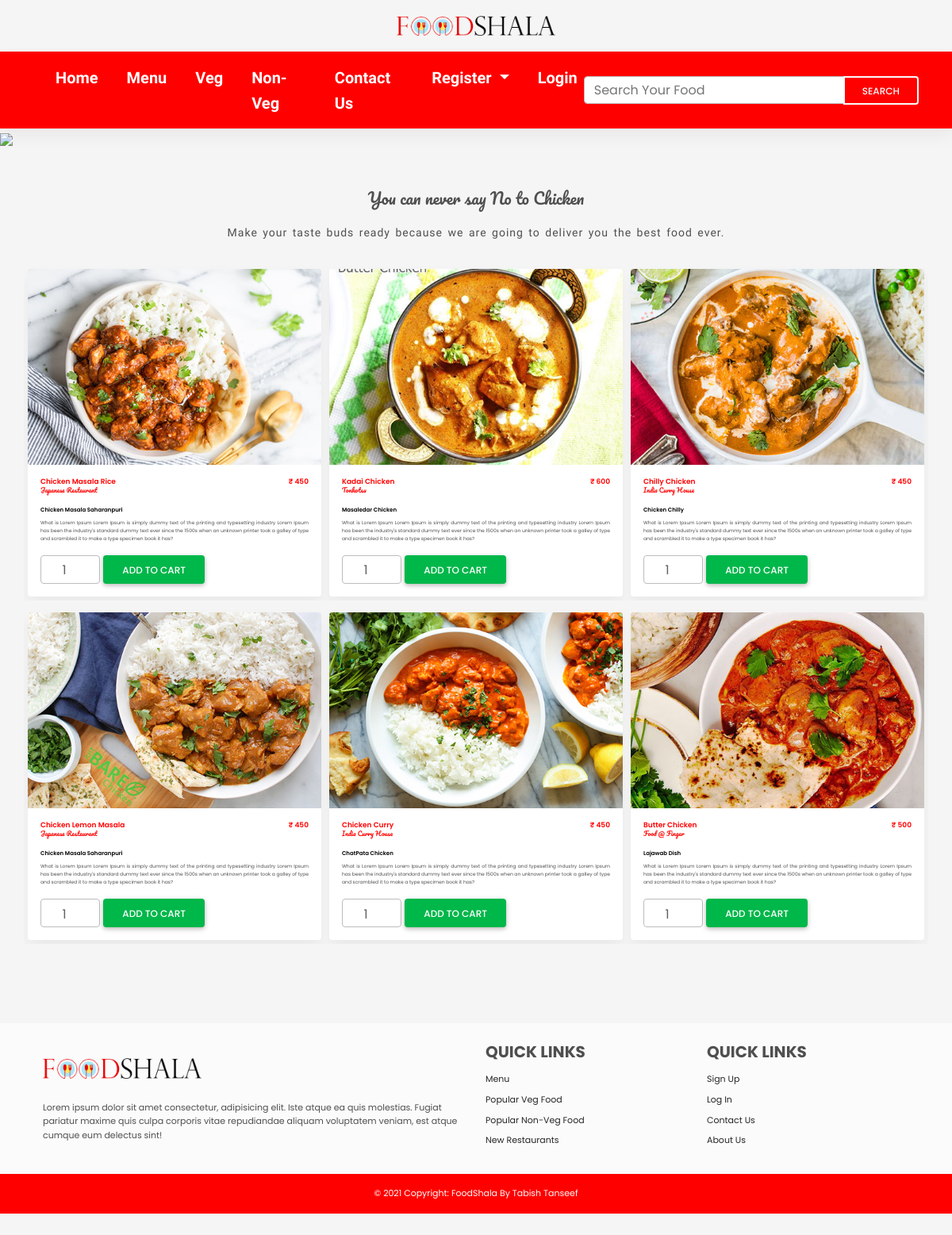
The app's page /nonveg.php with its own data.
### tables this page shows
CREATE TABLE `dish` (
  `id` int(11) NOT NULL,
  `name` varchar(50) NOT NULL,
  `category` varchar(20) NOT NULL,
  `price` varchar(10) NOT NULL,
  `qty` int(11) NOT NULL,
  `tagline` varchar(100) NOT NULL,
  `description` text NOT NULL,
  `image` varchar(100) NOT NULL,
  `restaurant_id` int(11) NOT NULL,
  `restaurant_name` varchar(100) NOT NULL
);

### nonveg.php (the view, shortened to what this page needs)
<?php
include("includes/db.php");
?>
<!DOCTYPE html>
<html lang="en">
  <head>
    <link rel="stylesheet" href="https://use.fontawesome.com/releases/v5.11.2/css/all.css" />
    <link rel="stylesheet" href="css/mdb.min.css" />
    <link rel="stylesheet" href="css/style.css" />
  </head>
  <body>
<?php include('header.php'); ?>
<img src="img/nonveg-banner.jpg" style="width:100%;">
<h1 class="cat">You can never say No to Chicken</h1>
<div class="desc">Make your taste buds ready because we are going to deliver you the best food ever.</div>
<div class="container">
	<div class="row">
	<?php
		$get_attendance="select * from dish where category='nonveg' order by rand()";
		$run_attendance= mysqli_query($conn, $get_attendance);
		while($row_attendance=mysqli_fetch_array($run_attendance))
		{
			$id = $row_attendance['id'];
			$name = $row_attendance['name'];
			$image = $row_attendance['image'];
			$price = $row_attendance['price'];
			$qty = $row_attendance['qty'];
			$tagline = $row_attendance['tagline'];
			$description = $row_attendance['description'];
			$r_name = $row_attendance['restaurant_name'];
			echo "
			<div class='col-lg-4 col-6 pop' id='cont'>
			<div class='card'>
			  <div class='bg-image hover-overlay ripple' data-ripple-color='light'>
				<img src='img/dish/$image' class='img-fluid' />
				<div class='mask' style='background-color: rgba(251, 251, 251, 0.15)'></div>
			  </div>
			  <div class='card-body'>
				<h5 class='card-title dish-name'>
					<div class='d-flex justify-content-between'>
						$name <span style='display:block; text-align:right;'>&#8377; $price</span>
					</div>
					<div class='d-flex justify-content-start restaurant'>
						$r_name
					</div>
					<div class='d-flex justify-content-start tagline'>
						$tagline
					</div>
				</h5>
				<p class='card-text'>
				  $description
				</p>
				<input id='dish$id' type='number' min='1' max='$qty' class='form-control' value='1' style='text-align:center; width:75px; display:inline;'>
				<button type='button' class='btn btn-success' data-ripple-color='dark' onClick='addtocart($id)'>Add To cart</button>
			  </div>
			</div>
			</div>";
		}
		?>
	</div>
</div>
<?php include('footer.php');?>
  </body>
</html>

### header.php (shortened to what this page needs)
  <center>
	<img src="img/logo.png" class="logo" alt="Logo"><br>
  </center>
<nav class="navbar navbar-expand-lg navbar-light bg-light" >
  <div class="container">
    <div class="collapse navbar-collapse" id="navbarSupportedContent">
      <ul class="navbar-nav mr-auto mb-2 mb-lg-0">
        <li class="nav-item">
          <a class="nav-link active" aria-current="page" href="index.php">Home</a>
        </li>
        <li class="nav-item">
          <a class="nav-link" href="menu.php">Menu</a>
        </li>
        <li class="nav-item">
          <a class="nav-link" href="veg.php">Veg</a>
        </li>
        <li class="nav-item">
          <a class="nav-link" href="nonveg.php">Non-Veg</a>
        </li>
        <li class="nav-item">
          <a class="nav-link" href="#">Contact Us</a>
        </li>
		<?php
		if(isset($_SESSION['user_id'])){
			$user_id= $_SESSION['user_id'];
			$get_attendance="select * from cart where user_id='$user_id'";
			$run_attendance= mysqli_query($conn, $get_attendance);
			$num = mysqli_num_rows($run_attendance);
			echo"
			<li class='nav-item'>
			  <a class='nav-link' href='c-orders.php' >Your Orders</a>
			</li>
			<li class='nav-item'>
			  <a class='nav-link' href='cart.php' >Cart($num)</a>
			</li>
			<li class='nav-item'>
			  <a class='nav-link' href='logout.php' >Logout</a>
			</li>";
		}
		else{
			?>
			<li class="nav-item dropdown">
			  <a class="nav-link dropdown-toggle" href="#" id="navbarDropdown" role="button" data-toggle="dropdown" aria-expanded="false" >
				Register
			  </a>
			</li>
			<?php
			echo"
			<li class='nav-item'>
			  <a class='nav-link' href='login.php' >Login</a>
			</li>";
		}
		?>
      </ul>
      <form class="d-flex input-group w-auto">
        <input type="search" class="form-control" placeholder="Search Your Food" aria-label="Search" />
        <button class="btn btn-outline-light" type="button" data-ripple-color="dark"> Search </button>
      </form>
    </div>
  </div>
</nav>

### footer.php
<footer class="bg-light text-center text-lg-left" style="margin-top:100px;">
  <div class="container p-4">
    <div class="row">
      <div class="col-lg-6 col-md-12 mb-4 mb-md-0">
        <h5 class="text-uppercase">
		<img src="img/logo.png" class="logo">
		</h5>
        <p class="lorem">
          Lorem ipsum dolor sit amet consectetur, adipisicing elit. Iste atque ea quis
          molestias. Fugiat pariatur maxime quis culpa corporis vitae repudiandae aliquam
          voluptatem veniam, est atque cumque eum delectus sint!
        </p>
      </div>
      <div class="col-lg-3 col-6 mb-4 mb-md-0">
        <h5 class="text-uppercase"><b>Quick Links</b></h5>
        <ul class="list-unstyled mb-0">
          <li>
            <a href="menu.php" class="text-dark">Menu</a>
          </li>
          <li>
            <a href="veg.php" class="text-dark">Popular Veg Food</a>
          </li>
          <li>
            <a href="nonveg.php" class="text-dark">Popular Non-Veg Food</a>
          </li>
          <li>
            <a href="restaurant-register.php" class="text-dark">New Restaurants</a>
          </li>
        </ul>
      </div>
      <div class="col-lg-3 col-6 mb-4 mb-md-0">
        <h5 class="text-uppercase"><b>Quick Links</b></h5>
        <ul class="list-unstyled mb-0">
          <li>
            <a href="customer-register.php" class="text-dark">Sign Up</a>
          </li>
          <li>
            <a href="login.php" class="text-dark">Log In</a>
          </li>
          <li>
            <a href="#" class="text-dark">Contact Us</a>
          </li>
          <li>
            <a href="#" class="text-dark">About Us</a>
          </li>
        </ul>
      </div>
    </div>
  </div>
  <div class="text-center p-3 lorem" style="background-color: rgba(255, 0, 0, 1); color:white;">
    © 2021 Copyright:
    <a class="text-light lorem" href="">FoodShala By Tabish Tanseef</a>
  </div>
</footer>

### css/style.css (style rules this page uses)
* { margin: 0; padding: 0; box-sizing: border-box; text-decoration: none; outline: none; list-style: none; font-family: 'Poppins', sans-serif; }
body { background:#F5F5F5; margin: 0 0 55px 0; }
.logo { width:300px; margin-top:20px; margin-bottom:20px; }
.navbar { background:red !important; }
.nav-link { color:white !important; margin-left:20px; font-size:20px; font-family:'Sansita Swashed', cursive; font-weight:600; }
.cat { font-family: 'Pacifico', cursive; text-align:center; margin-top:100px; margin-bottom:50px; }
.desc { font-family: 'Sansita Swashed', cursive; text-align:center; font-size:20px; word-spacing: 5px; letter-spacing:1px; margin-top:20px; margin-bottom:50px; }
#cont { overflow: hidden; }
#cont img { display: block; transition: transform .4s; }
.card-title { font-size:20px; color:red; font-family: 'Poppins', sans-serif; font-weight:600; }
.dish-name { font-size:16px; }
.restaurant { font-family: 'Pacifico', cursive; font-weight:400; margin-top:15px; font-size:18px; }
.tagline { margin-top:15px; color:black; font-weight:600; font-size:14px; }
.card-text { font-size:14px; font-family: 'Poppins', sans-serif; text-align:justify; }
.pop { margin-top:10px; padding:5px; }
@media only screen and (orientation: portrait) { .logo { width:200px; margin-top:20px; margin-bottom:20px; } }
@media only screen and (orientation: portrait) { .navbar { background:red !important; } }
@media only screen and (orientation: portrait) { .cat { font-family: 'Pacifico', cursive; text-align:center; font-size:20px; margin-top:50px; margin-bottom:20px; } }
@media only screen and (orientation: portrait) { .desc { font-family: 'Sansita Swashed', cursive; text-align:center; font-size:14px; word-spacing: 2px; letter-spacing:1px; margin-top:20px; margin-bottom:20px; } }
@media only screen and (orientation: portrait) { .card-title { font-size:11px; font-family: 'Poppins', sans-serif; font-weight:600; } }
@media only screen and (orientation: portrait) { .card-text { font-size:6px; font-family: 'Poppins', sans-serif; text-align:justify; } }
@media only screen and (orientation: portrait) { .dish-name { font-size:9px; } }
@media only screen and (orientation: portrait) { .restaurant { font-family: 'Pacifico', cursive; font-weight:400; font-size:8px; margin-top:2px; } }
@media only screen and (orientation: portrait) { .tagline { margin-top:15px; color:black; font-weight:600; font-size:7px; } }
@media only screen and (orientation: portrait) { .text-dark, .lorem { font-size:11px; } }

### records on screen
dish: image (picture), name "Chicken Masala Rice", price "450", restaurant_name "Japanese Restaurant", tagline "Chicken Masala Saharanpuri", description "What is Lorem Ipsum Lorem Ipsum is simply dummy text of the printing and typesetting industry Lorem Ipsum has been the industry's standard dummy text ever since the 1500s when an unknown printer took a galley of type and scrambled it to make a type specimen book it has?"
dish: image (picture), name "Kadai Chicken", price "600", restaurant_name "Tonkotsu", tagline "Masaledar Chicken", description "What is Lorem Ipsum Lorem Ipsum is simply dummy text of the printing and typesetting industry Lorem Ipsum has been the industry's standard dummy text ever since the 1500s when an unknown printer took a galley of type and scrambled it to make a type specimen book it has?"
dish: image (picture), name "Chilly Chicken", price "450", restaurant_name "India Curry House", tagline "Chicken Chilly", description "What is Lorem Ipsum Lorem Ipsum is simply dummy text of the printing and typesetting industry Lorem Ipsum has been the industry's standard dummy text ever since the 1500s when an unknown printer took a galley of type and scrambled it to make a type specimen book it has?"
dish: image (picture), name "Chicken Lemon Masala", price "450", restaurant_name "Japanese Restaurant", tagline "Chicken Masala Saharanpuri", description "What is Lorem Ipsum Lorem Ipsum is simply dummy text of the printing and typesetting industry Lorem Ipsum has been the industry's standard dummy text ever since the 1500s when an unknown printer took a galley of type and scrambled it to make a type specimen book it has?"
dish: image (picture), name "Chicken Curry", price "450", restaurant_name "India Curry House", tagline "ChatPata Chicken", description "What is Lorem Ipsum Lorem Ipsum is simply dummy text of the printing and typesetting industry Lorem Ipsum has been the industry's standard dummy text ever since the 1500s when an unknown printer took a galley of type and scrambled it to make a type specimen book it has?"
dish: image (picture), name "Butter Chicken", price "500", restaurant_name "Food @ Finger", tagline "Lajawab Dish", description "What is Lorem Ipsum Lorem Ipsum is simply dummy text of the printing and typesetting industry Lorem Ipsum has been the industry's standard dummy text ever since the 1500s when an unknown printer took a galley of type and scrambled it to make a type specimen book it has?"
